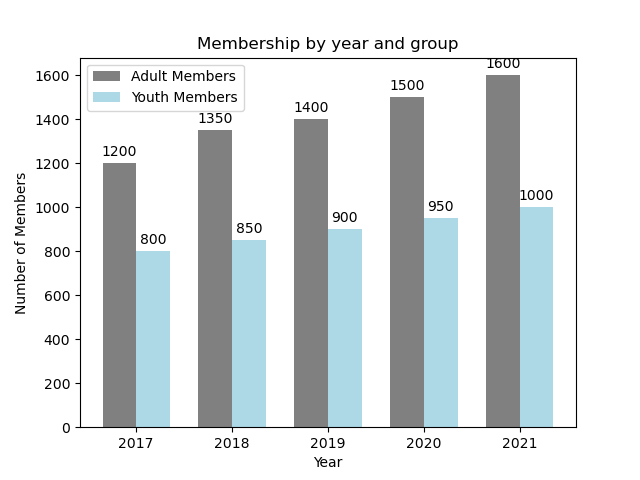

This figure's Python source:

import matplotlib.pyplot as plt

# Given data
data = [
    {'Year': 2017, 'Adult Members': 1200, 'Youth Members': 800},
    {'Year': 2018, 'Adult Members': 1350, 'Youth Members': 850},
    {'Year': 2019, 'Adult Members': 1400, 'Youth Members': 900},
    {'Year': 2020, 'Adult Members': 1500, 'Youth Members': 950},
    {'Year': 2021, 'Adult Members': 1600, 'Youth Members': 1000}
]

# Extracting data for plotting
years = [item['Year'] for item in data]
adult_members = [item['Adult Members'] for item in data]
youth_members = [item['Youth Members'] for item in data]

# X locations for the groups
ind = range(len(years))  

# Bar width
width = 0.35       

# Plotting the bars
fig, ax = plt.subplots()

# Creating bars for adult members
adult_bars = ax.bar(ind, adult_members, width, label='Adult Members', color='grey')

# Creating bars for youth members, with an offset of 'width' to put them next to the adult bars
youth_bars = ax.bar([i+width for i in ind], youth_members, width, label='Youth Members', color='lightblue')

# Adding labels, title, and legend
ax.set_xlabel('Year')
ax.set_ylabel('Number of Members')
ax.set_title('Membership by year and group')
ax.set_xticks([i + width / 2 for i in ind])
ax.set_xticklabels(years)
ax.legend()

# Adding value labels on top of the bars
def add_value_labels(bars):
    for bar in bars:
        height = bar.get_height()
        ax.annotate('{}'.format(height),
                    xy=(bar.get_x() + bar.get_width() / 2, height),
                    xytext=(0, 3),  # 3 points vertical offset
                    textcoords="offset points",
                    ha='center', va='bottom')
        
add_value_labels(adult_bars)
add_value_labels(youth_bars)

# Finally, show the plot
plt.show()
